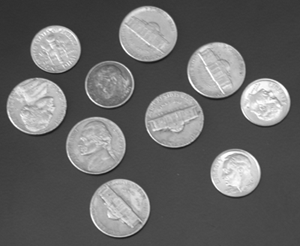
#> input picture 05_OpenCV/opencv/images/coins.png, 300 x 246 px
$ python 'day01_07(labeling).py'
#> lines starting #> are read from the running program, lines starting #| are printed output that depends on the picture; after the words box and inside, x2 and y2 are one past the last pixel; in counts of white or black regions, pixels touching at a corner belong together
# 레이블링
# 이미지 입력 => 그레이스케일로 입력 => 이진화(검정, 흰색) : threshold => 레이블링(labeling)

import cv2
import sys
import numpy as np
import random

src = cv2.imread('./images/coins.png', cv2.IMREAD_GRAYSCALE)
#> src is the input picture: shape (246, 300); min 23, max 255, mean 103

if src is None:
    print('이미지 파일을 읽을 수 없습니다.')
    sys.exit()

# (246,300)
# print('shape : ', src.shape)
h,w = src.shape[:2]
#> h = 246; w = 300

# 3차원 행렬 만들기
dst1 = np.zeros((h,w,3), np.uint8)  # 기본 0 으로 채워짐
dst2 = np.zeros((h,w,3), np.uint8)

# 이진화 처리
_, src_bin = cv2.threshold(src,0,255,cv2.THRESH_OTSU)
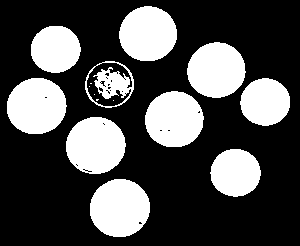
#> src_bin: shape (246, 300); 30.2% white; 15 white regions (5 under 20 px)

# 레이블링 : 흰색 영역별 픽셀에 랜덤값으로 색상을 만들어서 추출된 픽셀 위치에 색상 값 기록
cnt, labels, stats, centroids = cv2.connectedComponentsWithStats(src_bin)
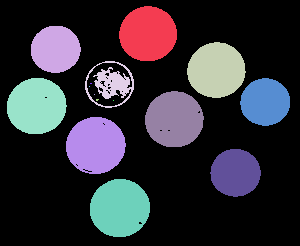
#> labels: shape (246, 300) int32; 16 distinct labels, from 0 to 15; one colour per label, 0 black
#> cnt = 16; stats = 16 rows, first 6: [0, 0, 300, 246, 51510], [119, 6, 58, 55, 2510], [31, 26, 50, 47, 1854], [187, 42, 59, 56, 2544], [85, 61, 49, 47, 964], [7, 78, 60, 56, 2649]; centroids = 16 rows, first 8: [152.1, 127.1], [147.6, 33.44], [55.15, 48.86], [215.9, 69.79], [111.3, 83.51], [36.14, 105.7], [264.8, 101.6], [90.5, 83]
# [5 lines of commented-out code are left out]

for i in range(1,cnt):
    # 랜덤하게 색 만들기 (RGB)
    random_color = (random.randint(0,255),random.randint(0,255),random.randint(0,255))

    # 레이블링을 위해 준비된 행렬에 추출된 코인 (흰색 부분에 색칠하기)
    dst1[labels == i] = random_color
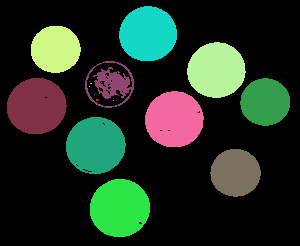
#> dst1: shape (246, 300, 3); mean of channels 0, 1, 2 36.6, 49.7, 34.5; drawn as B, G, R

# 외곽선 검출
# cv2.findContours(이미지, 외각선 검출 모드, 외각선 검출 메서드)
contours, _ = cv2.findContours(src_bin, cv2.RETR_LIST, cv2.CHAIN_APPROX_NONE)
#> contours = 46 contours, 35 with area under 20; largest, box (x1, y1, x2, y2) and area: (90, 179, 150, 237) 2670, (66, 117, 126, 174) 2598, (7, 78, 67, 134) 2568, (145, 91, 204, 147) 2512, (187, 42, 246, 98) 2464

# 외곽선 지정
for i in range(len(contours)):
    random_color = (random.randint(0,255),random.randint(0,255),random.randint(0,255))

    # cv2.drawContours(대상 이미지, 외곽선 정보를 담은 리스트, i, random_color, 외곽선 두께)
    cv2.drawContours(dst2, contours, i, random_color, 1)
#> this loop made 46 passes
#> random_color on passes 1 to 12: (41, 163, 250), (55, 154, 149), (63, 170, 104), (147, 227, 46), (197, 162, 123), (148, 94, 96), (95, 16, 133), (243, 35, 45), (66, 76, 19), (41, 200, 141), (120, 110, 214), (140, 230, 252)
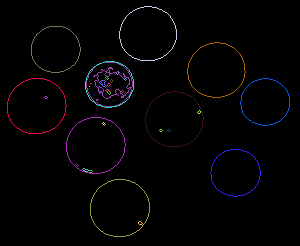
#> dst2: shape (246, 300, 3); mean of channels 0, 1, 2 3.6, 2.4, 3.4; drawn as B, G, R

cv2.imshow('src',src)
cv2.imshow('src_bin',src_bin)
cv2.imshow('dst1',dst1)
cv2.imshow('dst2',dst2)

cv2.waitKey()
cv2.destroyAllWindows()

$ run again, with 05_OpenCV/opencv/images/namecard1.jpg saved as 05_OpenCV/opencv/images/coins.png
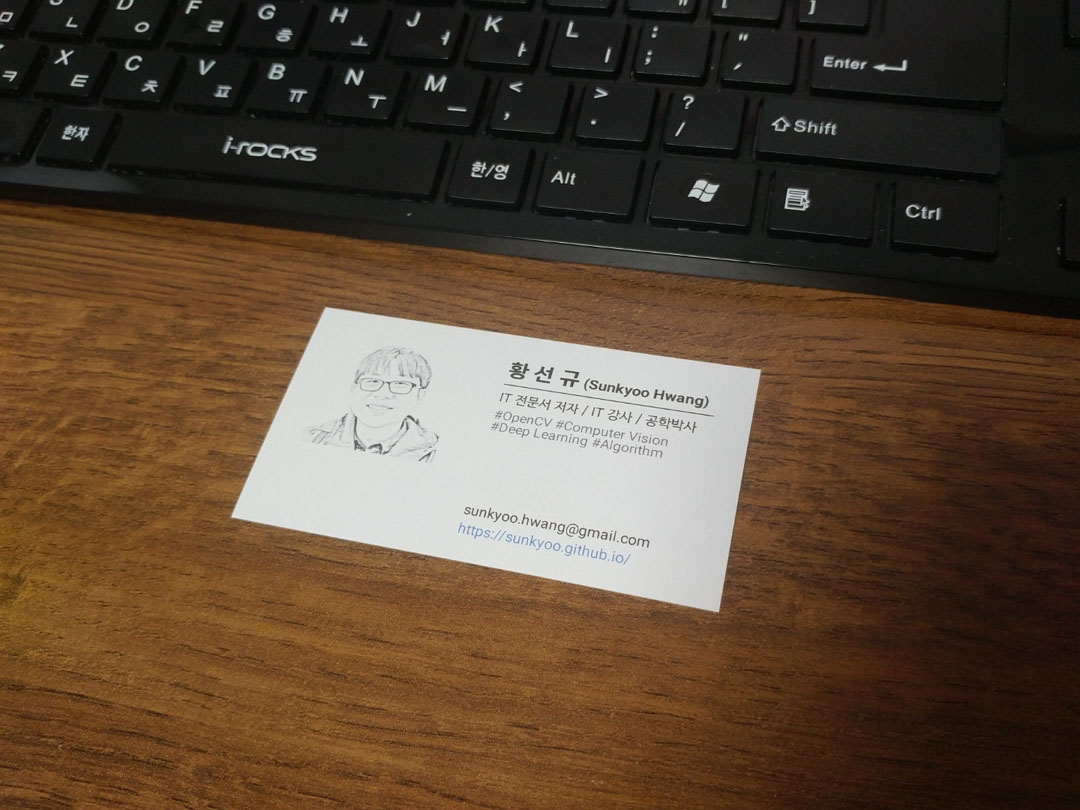
#> input picture 05_OpenCV/opencv/images/namecard1.jpg, 1080 x 810 px
#> src_bin: shape (810, 1080); 12.9% white; 116 white regions (46 under 20 px)
#> `cnt, labels, stats, centroids = cv2.connectedComponentsWithStats(src_b..`:
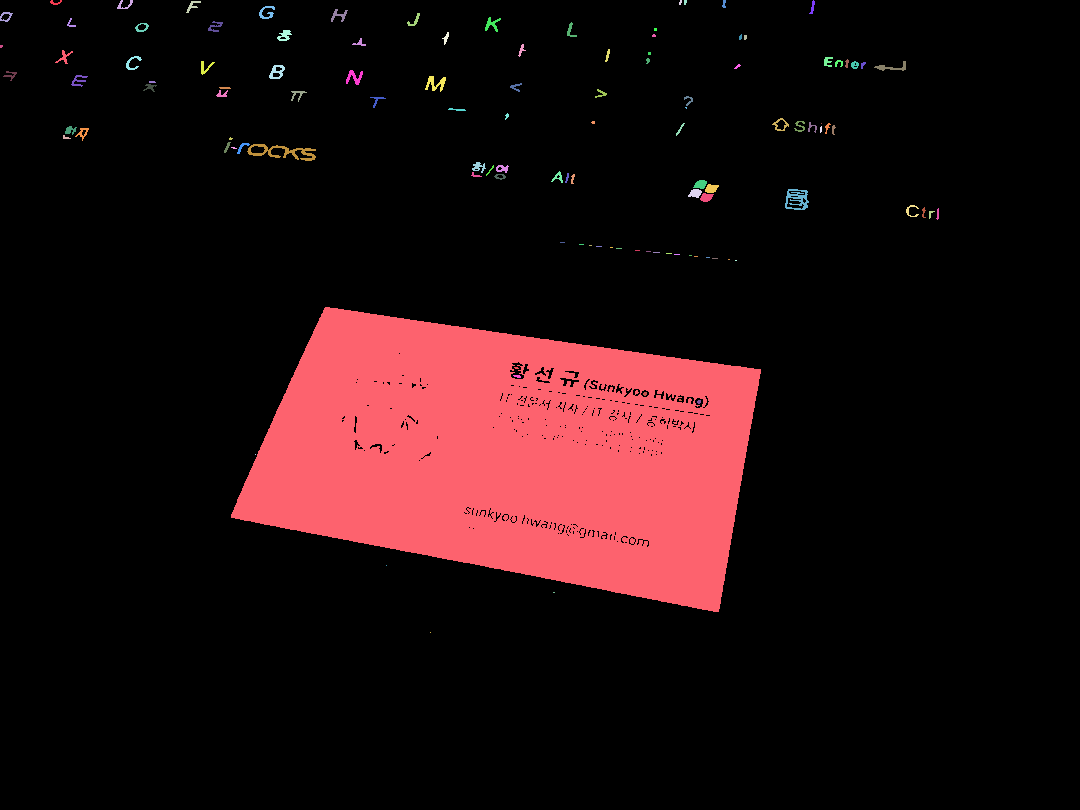
#> labels: shape (810, 1080) int32; 117 distinct labels, from 0 to 116; one colour per label, 0 black
#> cnt = 117; stats = 117 rows, first 6: [0, 0, 1080, 810, 761740], [50, 0, 12, 5, 30], [117, 0, 16, 9, 57], [186, 1, 15, 12, 61], [679, 0, 3, 5, 11], [684, 0, 3, 5, 13]; centroids = 117 pairs, first value 0.875 to 937.4, second value 1.77 to 632
#> contours = 511 contours, 422 with area under 20; largest, box (x1, y1, x2, y2) and area: (231, 307, 761, 612) 109538, (785, 189, 809, 210) 389, (247, 144, 316, 161) 370, (509, 361, 525, 380) 182, (269, 65, 285, 79) 146
#> the loop `for i in range(len(contours)):` made 511 passes
#> random_color on passes 1 to 3: (255, 103, 112), (4, 174, 162), (164, 18, 75)
#> after the loop `for i in range(len(contours)):`:
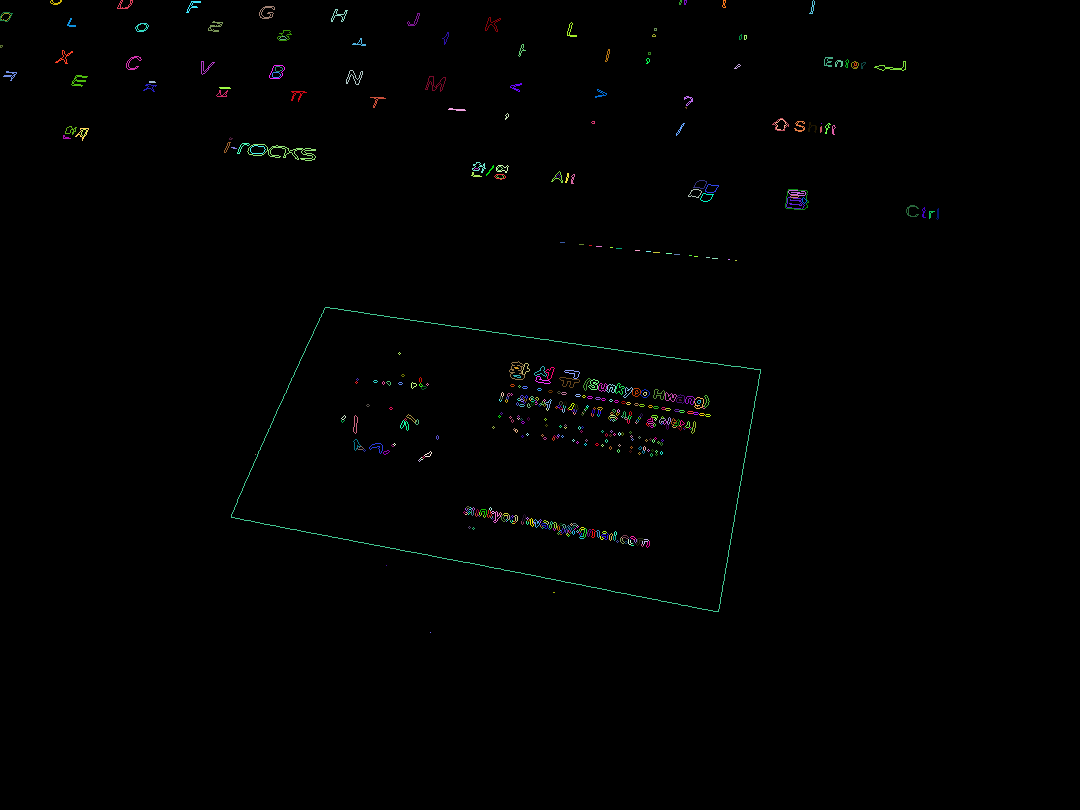
#> dst2: shape (810, 1080, 3); mean of channels 0, 1, 2 1.2, 1.3, 1.1; drawn as B, G, R
